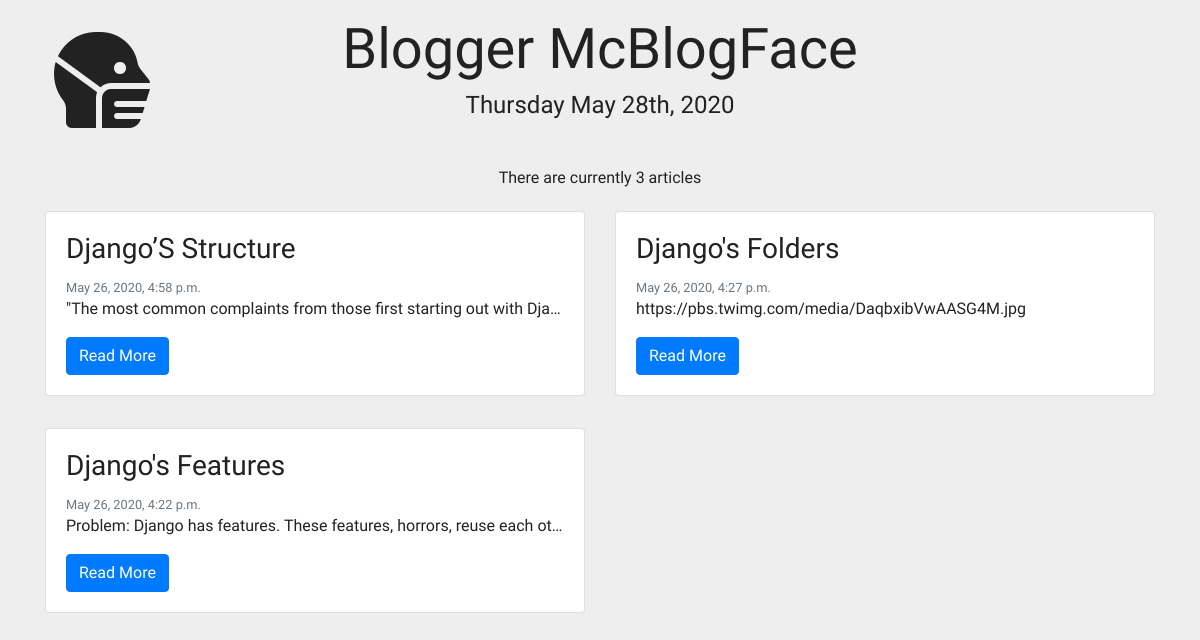
The app's page /, older data.
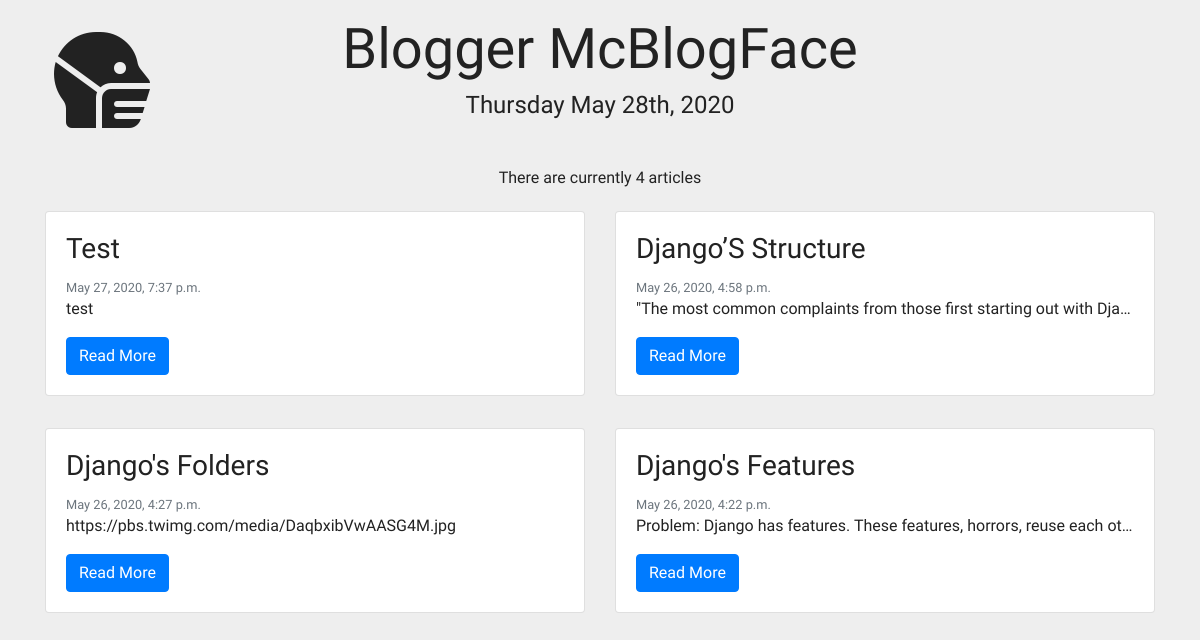
The same page, newer data.
### articles/models.py (models this page shows, shortened)
class Article(models.Model):
    author = models.ForeignKey('auth.User', on_delete = models.CASCADE,)
    title = models.CharField(max_length = 100)
    body = models.TextField()
    created = models.DateTimeField(auto_now_add=True, editable=False, null=False, blank=False)
    last_modified = models.DateTimeField(auto_now=True, editable=False, null=False, blank=False)
    class Meta:
        ordering = ['-last_modified']

### articles/views.py (the view)
# urls.py: path('', views.ArticleListView.as_view(), name='home'),
class ArticleListView(ListView):
    model = Article
    template_name = 'home.html'

### templates/home.html
{% load static %}
{% include '_header.html' %}
    <h6 class="text-center">There are currently {{ object_list.count }} articles</h6>
    <div class="container">
        <div class="row">
            {% block content %}
            {% for i in object_list %}
            <div class="col-sm-6 my-3">
                <div class="card">
                    <div class="card-body">
                        <h3 class="card-title">{{ i.title|title }}</h3>
                        <small class="text-muted d-block">{{ i.last_modified }}</small>
                        <p class="card-text text-truncate">{{ i.body }}</p>
                        <a href="{% url 'detail' i.pk %}" class="btn btn-primary">Read More</a>
                    </div>
                </div>
            </div>
            {% endfor %}
            {% endblock content %}
        </div>
    </div>
</body>
</html>

Row changes from the older to the newer data that the page shows:
added Article: title "Test", last_modified "May 27, 2020, 7:37 p.m.", body "test"
Text that changed along with them:
{{ object_list.count }}: "3" → "4"
